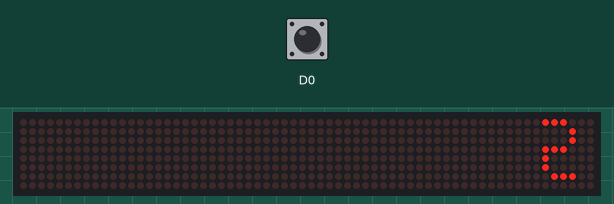
This sketch was run on a simulated ESP8266 (NodeMCU). Parts: 64×8 LED matrix. Inputs (shaded band) come from the test bench; at power-on: D0 HIGH.

Above: at 1.1 s.
At 4.2 s:
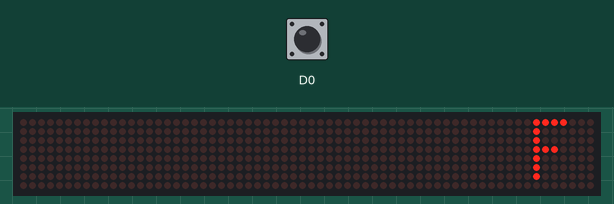
4.3 s: D0 driven LOW
At 5.1 s:
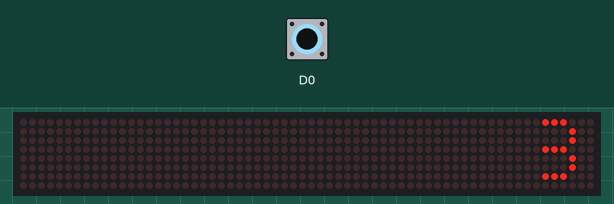
7.3 s: D0 pulsed HIGH 2 times (0.12 s each, 0.3 s apart)
At 7.42 s:
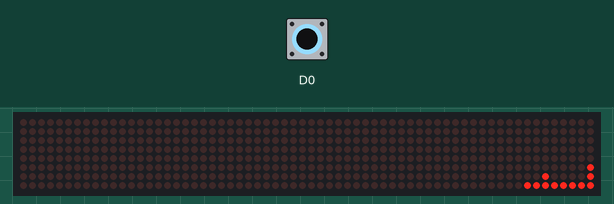
Timing chart, 0 to 10.3 s (numbered marks = the images above; inputs shaded):
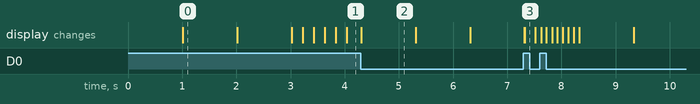

Measured:
- after the input at 4.3 s, the display: changes at once (image 2)
- after the input at 7.3 s, the display: first differs from a run without the input at once (image 3)
- what the display in image 0 shows lasts 1.0 s, from 1.0 s to 2.0 s

The sketch:

LEDDOTMatrixTEST2.ino
```cpp
#include <LedControl.h>
#include <time.h>
int DIN = D7;   // DIN pin of MAX7219 module
int CLK = D5;   // CLK pin of MAX7219 module
int CS = D4;    // CS pin of MAX7219 module
LedControl lc=LedControl(DIN,CLK,CS,0);

uint8_t s = 1;
long s_l = 1;
unsigned long previousMillis = 0;
unsigned long previousMillis2 = 0;
int ball = 32;
int ball2 = 0;

int jumping = 0;
int height = 6;
int goup = 1;
int over = 0;

byte a[8] = {0x00,0x00,0x00,0x00,0x00,0x00,0x20,0xFF}; //First Step
byte ab[8] = {0x00,0x00,0x00,0x00,0x00,0x00,0x20,0xFF}; //First Step
byte t[8] = {0x38,0x04,0x04,0x38,0x04,0x04,0x38,0x00}; //3
byte w[8] = {0x38,0x04,0x04,0x38,0x20,0x20,0x1C,0x00}; //2
byte o[8] = {0x04,0x04,0x04,0x04,0x04,0x04,0x04,0x00}; //1
byte f[8] = {0x78,0x40,0x40,0x70,0x40,0x40,0x40,0x00}; //LOSE

void setup(){

  lc.shutdown(0,false);     //The MAX72XX is in power-saving mode on startup

  lc.setIntensity(0,1);     // Set the brightness to maximum value

  lc.clearDisplay(0);        // and clear the display

  pinMode(D0,INPUT);
  Serial.begin(9600);

  startup();
  printByte(a);
}
void loop() {
    if(digitalRead(D0) == LOW && jumping == 0){
    jumping = 1;
    }

    if(jumping == 1)
    {runJump();}

    runScene();
    if(over == 1) {printByte(f); if(digitalRead(D0) == LOW){over = 0; startup(); printByte(a); s = 1; s_l = 1;}}else
    {printByte(a);}
}
void printByte(byte character []){
  int i = 0;
  for(i=0;i<8;i++)
  {
    lc.setRow(0,i,character[i]);
  }
}
void runScene(){
  unsigned long currentMillis = millis();
  if(currentMillis-previousMillis >= 200){
    previousMillis = currentMillis;

    if(ball+ball2 == 32 && s == 32){over = 1;}
    a[5] = s + ball2;
    a[6] = s + ball;
    if(s == 128 || s == 160){s_l = 1; s = 1;} else{
    s_l = s_l+s_l;
    s = s_l;}
    }
  }
void runJump(){
  unsigned long currentMillis = millis();
  if(currentMillis-previousMillis2 >= 200){
    previousMillis2 = currentMillis;
    if(height == 6 && goup == 1){ball = 0;  ball2 = 32; height = 5;}
    else if(height == 5 && goup == 1){a[4] = 32; ball2 = 0; height = 4;}
    else if(height == 4 && goup == 1){a[3] = 32; a[4] = 0; height = 3;}
    else if(height == 3){a[4] = 32; a[3] = 0; height = 4; goup = 0; }
    else if(height == 4 && goup == 0){ball2 = 32; a[4] = 0; height = 5; }
    else if(height == 5 && goup == 0){ball2 = 0; ball = 32; height = 6; jumping = 0; goup=1;}
    }
  }
 void startup(){
  printByte(t);
  delay(1000);
  printByte(w);
  delay(1000);
  printByte(o);
  delay(1000);
  }
```
